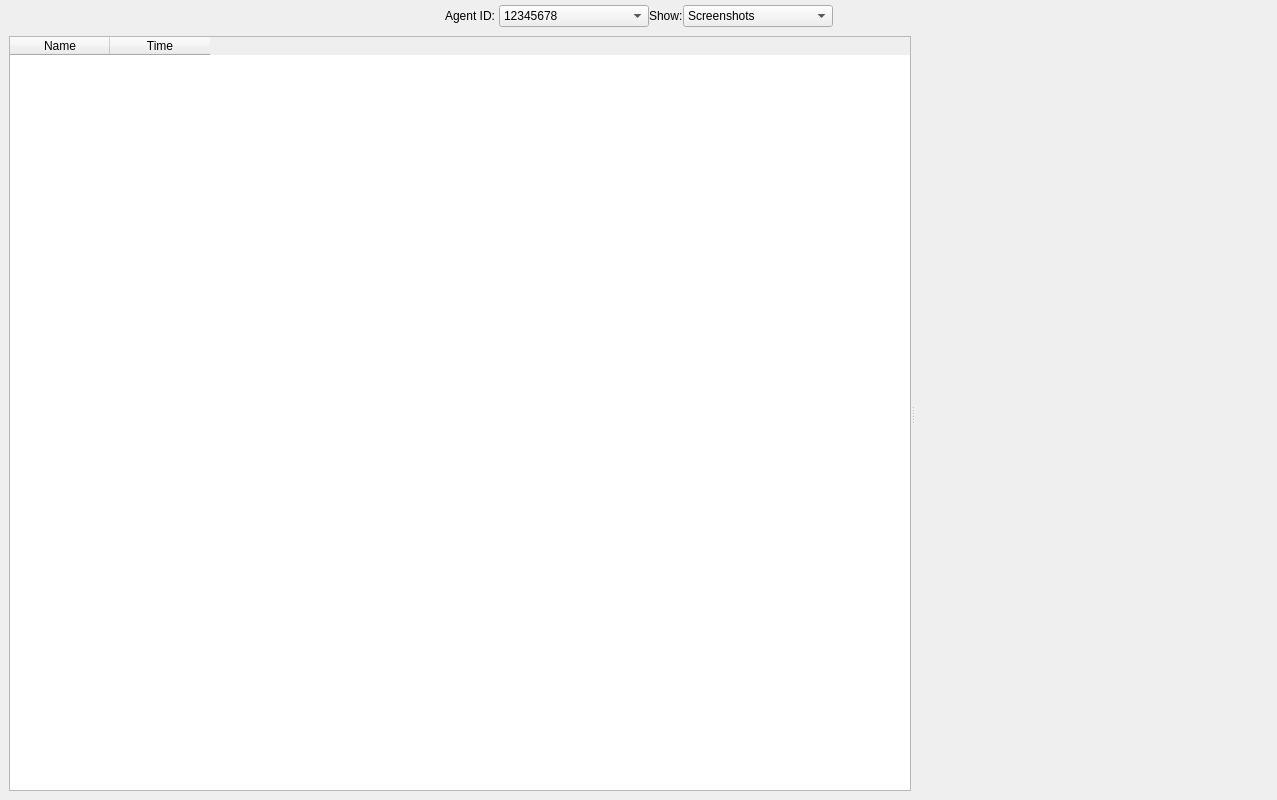
<?xml version="1.0" encoding="UTF-8"?>
<ui version="4.0">
 <class>Form</class>
 <widget class="QWidget" name="Form">
  <property name="geometry">
   <rect>
    <x>0</x>
    <y>0</y>
    <width>1277</width>
    <height>800</height>
   </rect>
  </property>
  <property name="windowTitle">
   <string>Form</string>
  </property>
  <layout class="QGridLayout" name="gridLayout">
   <property name="leftMargin">
    <number>0</number>
   </property>
   <property name="topMargin">
    <number>5</number>
   </property>
   <property name="rightMargin">
    <number>0</number>
   </property>
   <property name="bottomMargin">
    <number>0</number>
   </property>
   <property name="spacing">
    <number>0</number>
   </property>
   <item row="0" column="3">
    <widget class="QLabel" name="LabelShow">
     <property name="text">
      <string>Show:</string>
     </property>
    </widget>
   </item>
   <item row="0" column="4">
    <widget class="QComboBox" name="ComboShow">
     <property name="minimumSize">
      <size>
       <width>150</width>
       <height>0</height>
      </size>
     </property>
     <item>
      <property name="text">
       <string>Screenshots</string>
      </property>
     </item>
     <item>
      <property name="text">
       <string>Downloads</string>
      </property>
     </item>
    </widget>
   </item>
   <item row="0" column="1">
    <widget class="QLabel" name="LabelAgentID">
     <property name="text">
      <string>Agent ID: </string>
     </property>
    </widget>
   </item>
   <item row="0" column="2">
    <widget class="QComboBox" name="ComboAgentID">
     <property name="minimumSize">
      <size>
       <width>150</width>
       <height>0</height>
      </size>
     </property>
     <item>
      <property name="text">
       <string>12345678</string>
      </property>
     </item>
    </widget>
   </item>
   <item row="0" column="0">
    <spacer name="horizontalSpacer">
     <property name="orientation">
      <enum>Qt::Horizontal</enum>
     </property>
     <property name="sizeHint" stdset="0">
      <size>
       <width>40</width>
       <height>20</height>
      </size>
     </property>
    </spacer>
   </item>
   <item row="1" column="0" colspan="6">
    <widget class="QStackedWidget" name="StackWidget">
     <property name="currentIndex">
      <number>0</number>
     </property>
     <widget class="QWidget" name="Screenshots">
      <layout class="QGridLayout" name="gridLayout_2">
       <item row="0" column="0">
        <widget class="QSplitter" name="splitter">
         <property name="orientation">
          <enum>Qt::Horizontal</enum>
         </property>
         <widget class="QTableWidget" name="tableWidget">
          <column>
           <property name="text">
            <string>Name</string>
           </property>
          </column>
          <column>
           <property name="text">
            <string>Time</string>
           </property>
          </column>
         </widget>
         <widget class="QWidget" name="widget" native="true"/>
        </widget>
       </item>
      </layout>
     </widget>
     <widget class="QWidget" name="Downloads">
      <layout class="QGridLayout" name="gridLayout_3">
       <item row="0" column="0">
        <widget class="QTableWidget" name="tableWidget_2">
         <column>
          <property name="text">
           <string>Name</string>
          </property>
         </column>
         <column>
          <property name="text">
           <string>Path</string>
          </property>
         </column>
         <column>
          <property name="text">
           <string>Size</string>
          </property>
         </column>
         <column>
          <property name="text">
           <string>Date</string>
          </property>
         </column>
        </widget>
       </item>
      </layout>
     </widget>
    </widget>
   </item>
   <item row="0" column="5">
    <spacer name="horizontalSpacer_2">
     <property name="orientation">
      <enum>Qt::Horizontal</enum>
     </property>
     <property name="sizeHint" stdset="0">
      <size>
       <width>40</width>
       <height>20</height>
      </size>
     </property>
    </spacer>
   </item>
  </layout>
 </widget>
 <resources/>
 <connections/>
</ui>
